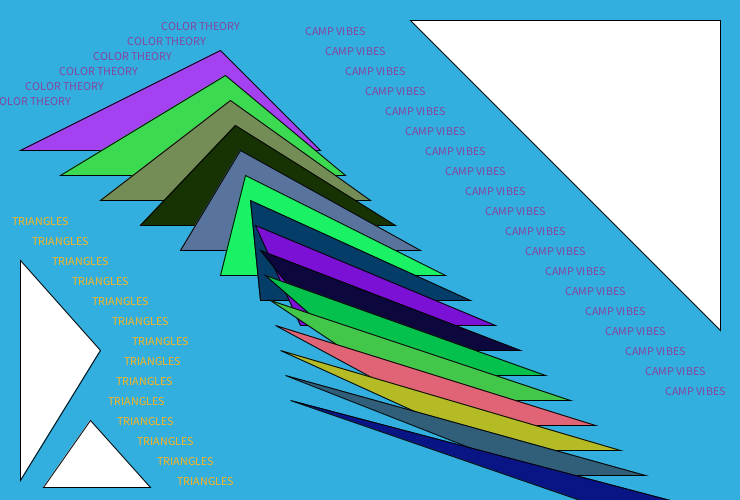
Frame 1 (no input)
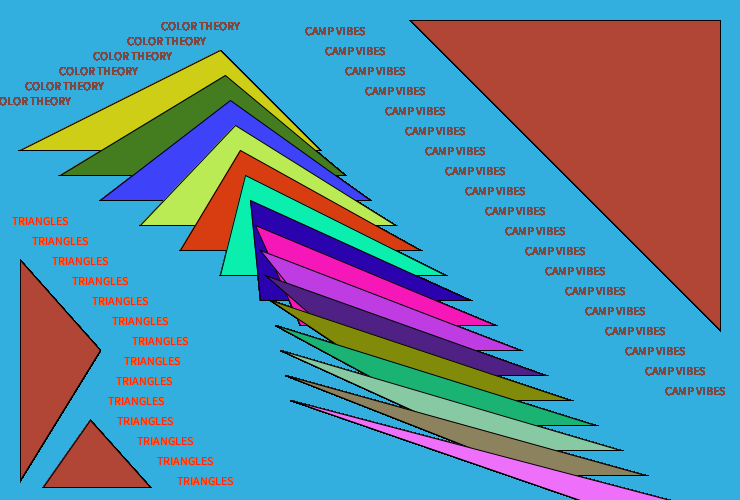
Frame 60 (the mouse pressed at the canvas centre just before this capture)
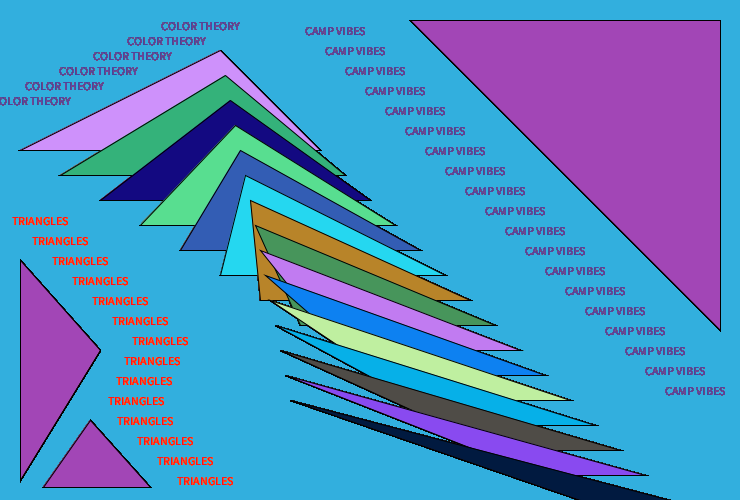
Frame 120 (the mouse held since frame 60 and released just before this capture)

The Processing sketch that drew these frames (run headless with seeded random() and noise(); from frame 60 on, the mouse is pressed at the canvas centre):

// Processing sketch: processing_125496
// ── processing_125496.pde

void setup()
{
  size(740,500);
background(50,175,222);
frameRate(10000);
}

void draw()
{
triangle(43,487,150,487,90,420);
triangle(20,260,20,480,100,350);
triangle(410,20,720,20,720,330);
fill(random(0,255), random(0,255), random(0,255));
triangle(20,150,220,50,320,150);
fill(random(0,255), random(0,255), random(0,255));
triangle(60,175,225,75,345,175);fill(random(0,255), random(0,255), random(0,255));
triangle(100,200,230,100,370,200);fill(random(0,255), random(0,255), random(0,255));
triangle(140,225,235,125,395,225);fill(random(0,255), random(0,255), random(0,255));
triangle(180,250,240,150,420,250);fill(random(0,255), random(0,255), random(0,255));
triangle(220,275,245,175,445,275);fill(random(0,255), random(0,255), random(0,255));
triangle(260,300,250,200,470,300);fill(random(0,255), random(0,255), random(0,255));
triangle(300,325,255,225,495,325);fill(random(0,255), random(0,255), random(0,255));
triangle(340,350,260,250,520,350);fill(random(0,255), random(0,255), random(0,255));
triangle(380,375,265,275,545,375);fill(random(0,255), random(0,255), random(0,255));
triangle(420,400,270,300,570,400);fill(random(0,255), random(0,255), random(0,255));
triangle(460,425,275,325,595,425);fill(random(0,255), random(0,255), random(0,255));
triangle(500,450,280,350,620,450);fill(random(0,255), random(0,255), random(0,255));
triangle(540,475,285,375,645,475);fill(random(0,255), random(0,255), random(0,255));
triangle(580,500,290,400,670,500);
fill(random(240,255),random(0,200),30);
textAlign(CENTER);
text("TRIANGLES", 40,225);
text("TRIANGLES", 60,245);
text("TRIANGLES", 80,265);
text("TRIANGLES", 100,285);
text("TRIANGLES", 120,305);
text("TRIANGLES", 140,325);
text("TRIANGLES", 160,345);
text("TRIANGLES", 152,365);
text("TRIANGLES", 144,385);
text("TRIANGLES", 136,405);
text("TRIANGLES", 145,425);
text("TRIANGLES", 165,445);
text("TRIANGLES", 185,465);
text("TRIANGLES", 205,485);


fill(random(0,200),70,random(30,200));
text("CAMP VIBES", 335,35);
text("CAMP VIBES", 355,55);
text("CAMP VIBES", 375,75);
text("CAMP VIBES", 395,95);
text("CAMP VIBES", 415,115);
text("CAMP VIBES", 435,135);
text("CAMP VIBES", 455,155);
text("CAMP VIBES", 475,175);
text("CAMP VIBES", 495,195);
text("CAMP VIBES", 515,215);
text("CAMP VIBES", 535,235);
text("CAMP VIBES", 555,255);
text("CAMP VIBES", 575,275);
text("CAMP VIBES", 595,295);
text("CAMP VIBES", 615,315);
text("CAMP VIBES", 635,335);
text("CAMP VIBES", 655,355);
text("CAMP VIBES", 675,375);
text("CAMP VIBES", 695,395);

text("COLOR THEORY", 30,105);
text("COLOR THEORY", 64,90);
text("COLOR THEORY", 98,75);
text("COLOR THEORY", 132,60);
text("COLOR THEORY", 166,45);
text("COLOR THEORY", 200,30);

 }
